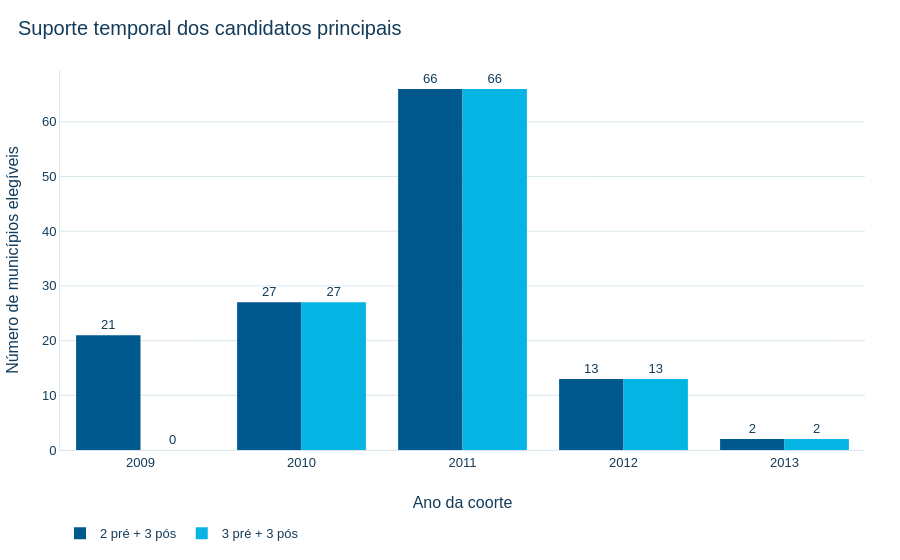

Notebook code for this chart:
### Markdown cell above
## 7. Suporte temporal dos tratados

O D12 exige janelas adjacentes completas: 2 pré + 3 pós requer `g-2` a `g+2`; 3 pré + 3 pós requer `g-3` a `g+2`. Todos os anos requeridos devem existir no painel e ter CEMPRE 708 numérico utilizável.

### Code cell
suporte_tratados = resumo_coortes[['ano_coorte_candidata', 'n_candidatos', 'n_elegivel_diag_2pre_3pos', 'n_elegivel_diag_3pre_3pos']].copy()
suporte_tratados['ano_coorte_candidata'] = suporte_tratados['ano_coorte_candidata'].astype(int)
display(estilizar_tabela_ipt(suporte_tratados))
fig = go.Figure()
fig.add_bar(name='2 pré + 3 pós', x=suporte_tratados['ano_coorte_candidata'].astype(str), y=suporte_tratados['n_elegivel_diag_2pre_3pos'], marker_color=CORES_IPT['AZUL_PRINCIPAL'], text=suporte_tratados['n_elegivel_diag_2pre_3pos'], textposition='outside', hovertemplate='Coorte %{x}<br>2 pré + 3 pós: %{y}<extra></extra>')
fig.add_bar(name='3 pré + 3 pós', x=suporte_tratados['ano_coorte_candidata'].astype(str), y=suporte_tratados['n_elegivel_diag_3pre_3pos'], marker_color=CORES_IPT['CIANO'], text=suporte_tratados['n_elegivel_diag_3pre_3pos'], textposition='outside', hovertemplate='Coorte %{x}<br>3 pré + 3 pós: %{y}<extra></extra>')
aplicar_tema_ipt(fig, titulo='Suporte temporal dos candidatos principais')
fig.update_layout(barmode='group')
fig.update_xaxes(title='Ano da coorte', type='category')
fig.update_yaxes(title='Número de municípios elegíveis', rangemode='tozero')
salvar_figura_ipt(fig, FIGURES / '04_suporte_temporal_tratados.png')
fig.show()

### Figure 1 — Plotly figure (JSON) as saved in the notebook; plotly's stock layout.template omitted (floating-point values rounded to 4 significant figures)
{"data": [{"hovertemplate": "Coorte %{x}<br>2 pré + 3 pós: %{y}<extra></extra>", "marker": {"color": "#00598E"}, "name": "2 pré + 3 pós", "text": [21.0, 27.0, 66.0, 13.0, 2.0], "textposition": "outside", "type": "bar", "x": ["2009", "2010", "2011", "2012", "2013"], "y": [21, 27, 66, 13, 2]}, {"hovertemplate": "Coorte %{x}<br>3 pré + 3 pós: %{y}<extra></extra>", "marker": {"color": "#04B4E3"}, "name": "3 pré + 3 pós", "text": [0.0, 27.0, 66.0, 13.0, 2.0], "textposition": "outside", "type": "bar", "x": ["2009", "2010", "2011", "2012", "2013"], "y": [0, 27, 66, 13, 2]}], "layout": {"barmode": "group", "font": {"color": "#133C5A", "family": "Arial", "size": 13}, "paper_bgcolor": "#FFFFFF", "plot_bgcolor": "#FFFFFF", "title": {"text": "Suporte temporal dos candidatos principais"}, "xaxis": {"title": {"text": "Ano da coorte"}, "type": "category"}, "yaxis": {"rangemode": "tozero", "title": {"text": "Número de municípios elegíveis"}}}}
